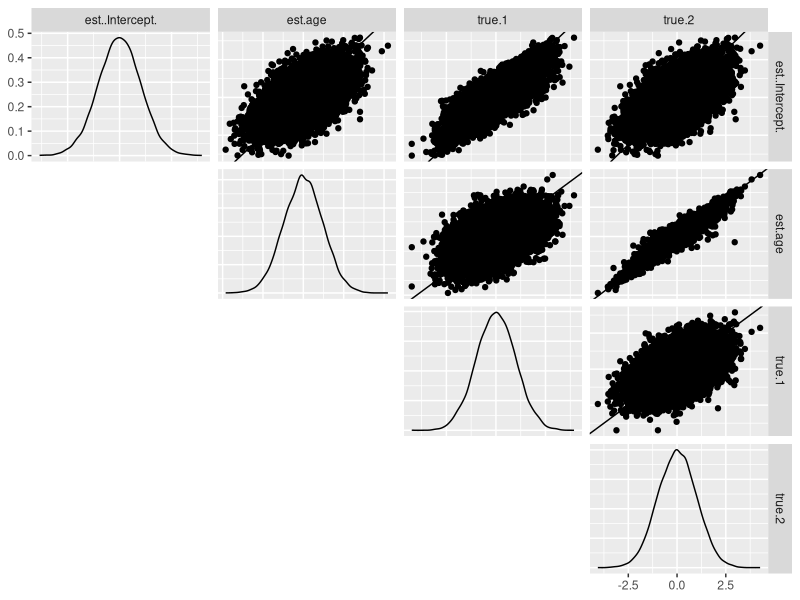

Here is the R script that generated this plot:
# rm(list = ls())
# library(tidyverse)
# library(lme4)
# library(mvtnorm)
# library(GGally)
# 
# num_individuals <- 10000
# num_timepoints <- 3
# dat <- data.frame(id = rep(1:num_individuals, each = num_timepoints),
#                   age_baseline = rep(rnorm(num_individuals, sd = 5), each = num_timepoints),
#                   gender = rep(sample(c("male","female"), num_individuals, replace = TRUE), each = num_timepoints)
# )
# dat
# 
# true_ranef <- rmvnorm(num_individuals, sigma = matrix(c(1,0.5,0.5,1), nrow = 2)) #cbind(rnorm(num_individuals, sd = 1), rnorm(num_individuals, sd = 0.5))
# true_eta <- 15 + 4*dat$age_baseline + rowSums(cbind(1,dat$age_baseline)*true_ranef[rep(1:num_individuals, each = num_timepoints),])
# dat$y <- rnorm(length(true_eta), mean = true_eta, sd = 1)
# 
# fit <- lmer(y ~ age_baseline + (age_baseline| id), data = dat, REML = FALSE) #' This is a misspecified model, and you can take out gender from the random slope if want to make things look comparable
# 
# summary(fit)
# 
# getME(fit, "Z") %>% head
# 
# compare_random_effects <- data.frame(est = ranef(fit)$id, true = true_ranef) 
# summary(compare_random_effects)
# 
# ggpairs(compare_random_effects, 
#         lower = "blank", 
#         upper = list(continuous = function(data, mapping) {
#           ggplot(data = data, mapping = mapping) +
#             geom_point() +
#             geom_abline(intercept = 0, slope = 1)}
#         ))


#time-varying test

rm(list = ls())
library(tidyverse)
library(lme4)
library(mvtnorm)
library(GGally)

num_individuals <- 20000
num_timepoints <- 3
dat <- data.frame(id = rep(1:num_individuals, each = num_timepoints),
                  age = rnorm(num_individuals*num_timepoints, sd = 5),
                  gender = rep(sample(c("male","female"), num_individuals, replace = TRUE), each = num_timepoints)
)
dat

true_ranef <- rmvnorm(num_individuals, sigma = matrix(c(1,0.5,0.5,1), nrow = 2)) #cbind(rnorm(num_individuals, sd = 1), rnorm(num_individuals, sd = 0.5))
true_eta <- 15 + 4*dat$age + rowSums(cbind(1,dat$age)*true_ranef[rep(1:num_individuals, each = num_timepoints),])
dat$y <- rnorm(length(true_eta), mean = true_eta, sd = 1)

fit <- lmer(y ~ age + (age| id), data = dat, REML = FALSE) #' This is a misspecified model, and you can take out gender from the random slope if want to make things look comparable

summary(fit)

getME(fit, "Z") %>% head

compare_random_effects <- data.frame(est = ranef(fit)$id, true = true_ranef)
summary(compare_random_effects)

ggpairs(compare_random_effects,
        lower = "blank",
        upper = list(continuous = function(data, mapping) {
          ggplot(data = data, mapping = mapping) +
            geom_point() +
            geom_abline(intercept = 0, slope = 1)}
        ))

